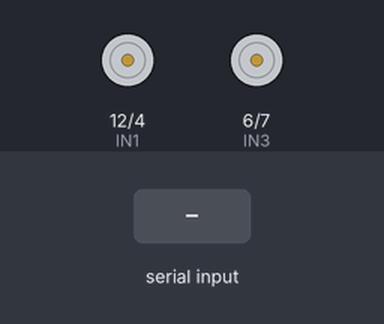
Simulated run of this sketch. Board: Arduino Uno, built with avr-gcc and run on an emulated ATmega328P. On the bench: motor-driver pin pairs drawn as motors (green arrow = first pin HIGH = forward, orange = second pin HIGH = backward, longer = more drive, scaled by the enable pin). The inputs (shaded band) are chosen by the test bench. What the sketch prints to the serial monitor is not drawn.

Above: at 1.2 s.
1.3 s: "Y:\n" received over the second serial link
2.8 s: "Y:90\n" received over the second serial link
At 3.6 s:
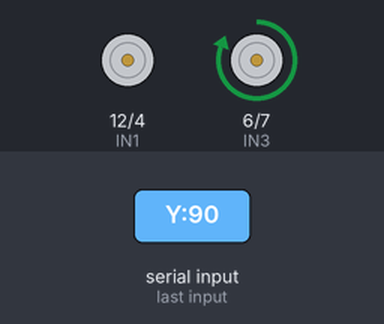
4.3 s: "Y:,45\n" received over the second serial link
At 4.8 s:
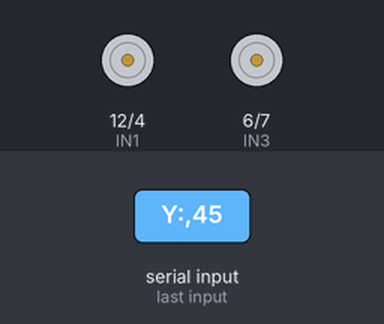
Timing chart, 0 to 7.3 s (numbered marks = the images above; inputs shaded):
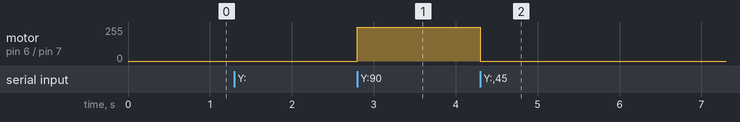

Measured:
- after the input at 2.8 s, motor on pin 6 (IN3) / pin 7 (IN4): stopped → forward 255/255 at once
- after the input at 4.3 s, motor on pin 6 (IN3) / pin 7 (IN4): forward 255/255 → stopped at once

The sketch:

bluetooth_119.ino
```cpp
// snippet: bluetooth_119
// tags: bluetooth, hc05, serial, wireless, softwareserial
// boards: avr, megaavr
// not-tags: romi32u4
// library: SoftwareSerial
// description: BLE gamepad via HM-10: receive X:<val> Y:<val> over SoftwareSerial(2,3)
// prompts: gamepad, hm-10, receive, <val>, <val>, softwareserial(2
// verified: compile-only
// source: kd-generated (id 119)
// exact-include: SoftwareSerial.h

#include <SoftwareSerial.h>

SoftwareSerial ble(2, 3);  // RX, TX
int leftSpeed = 0;
int rightSpeed = 0;

void setup() {
  pinMode(12, OUTPUT);  // IN1
  pinMode(4, OUTPUT);   // IN2
  pinMode(5, OUTPUT);   // ENA
  pinMode(6, OUTPUT);   // IN3
  pinMode(7, OUTPUT);   // IN4
  pinMode(8, OUTPUT);   // ENB
  Serial.begin(9600);
  ble.begin(9600);
  Serial.println("BLE gamepad ready");
}

void loop() {
  if (ble.available()) {
    String line = ble.readStringUntil('\n');
    if (line.startsWith("X:")) {
      leftSpeed = map(line.substring(2).toInt(), 0, 100, 0, 255);
    } else if (line.startsWith("Y:")) {
      rightSpeed = map(line.substring(2).toInt(), 0, 100, 0, 255);
      motorLeft(leftSpeed);
      motorRight(rightSpeed);
    }
  }
}

void motorLeft(int speed) {
  digitalWrite(12, speed > 127);  // IN1
  digitalWrite(4, speed <= 127); // IN2
  analogWrite(5, abs(speed));    // ENA
}

void motorRight(int speed) {
  digitalWrite(6, speed > 127);  // IN3
  digitalWrite(7, speed <= 127); // IN4
  analogWrite(8, abs(speed));    // ENB
}
```
